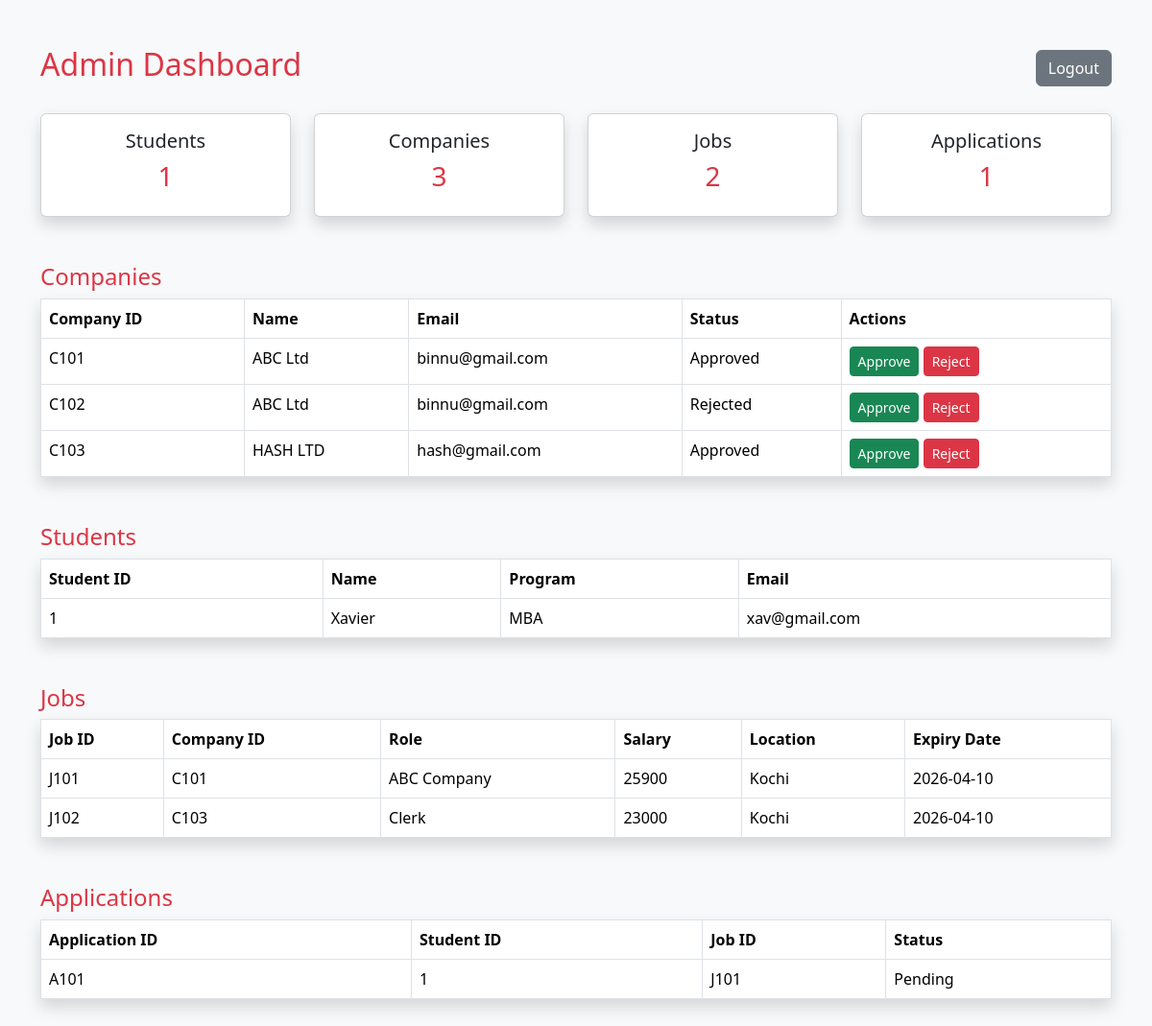
Screenshot of /admin/dashboard (signed in) with the database file from the repository.
### tables this page shows
CREATE TABLE company(
            company_id TEXT PRIMARY KEY,
            company_name TEXT,
            mobile_number TEXT,
            email_id TEXT,
            password TEXT,
            approval_status TEXT
        );

CREATE TABLE students(
            student_id TEXT PRIMARY KEY,
            student_name TEXT,
            program_name TEXT,
            mobile_number TEXT,
            email_id TEXT,
            password TEXT
        );

CREATE TABLE jobs(
            job_id TEXT PRIMARY KEY,
            company_id TEXT,
            job_role TEXT,
            salary TEXT,
            location TEXT,
            expiry_date DATE
        );

CREATE TABLE applications(
            application_id TEXT PRIMARY KEY,
            student_id TEXT,
            job_id TEXT,
            status TEXT
        );

### app.py (the view)
@app.route("/admin/dashboard")
def admin_dashboard():
    if "admin" not in session:
        return redirect("/admin/login")
    conn = get_connection()
    cursor = conn.cursor()
    cursor.execute("SELECT * FROM students")
    students = cursor.fetchall()
    cursor.execute("SELECT * FROM company")
    companies = cursor.fetchall()
    cursor.execute("SELECT * FROM jobs")
    jobs = cursor.fetchall()
    cursor.execute("SELECT * FROM applications")
    applications = cursor.fetchall()
    conn.close()
    return render_template("admindashboard.html",
                           students=students,
                           companies=companies,
                           jobs=jobs,
                           applications=applications)

### app.py (called while the page is built)
def get_connection():
    return sqlite3.connect(
        r"C:\Users\binnu\OneDrive\Desktop\iit_project\placement.db",
        timeout=10,
        check_same_thread=False
    )

### templates/admindashboard.html (shortened to what this page needs)
<!DOCTYPE html>
<html>
<head>
    <link href="https://cdn.jsdelivr.net/npm/bootstrap@5.3.3/dist/css/bootstrap.min.css" rel="stylesheet">
</head>
<body class="bg-light">
<div class="container py-5">
    <div class="d-flex justify-content-between align-items-center mb-4">
        <h2 class="text-danger">Admin Dashboard</h2>
        <a href="/admin/logout" class="btn btn-secondary">Logout</a>
    </div>
    <div class="row mb-4">
        <div class="col-md-3">
            <div class="card shadow text-center p-3">
                <h5>Students</h5>
                <h3 class="text-danger">{{ students|length }}</h3>
            </div>
        </div>
        <div class="col-md-3">
            <div class="card shadow text-center p-3">
                <h5>Companies</h5>
                <h3 class="text-danger">{{ companies|length }}</h3>
            </div>
        </div>
        <div class="col-md-3">
            <div class="card shadow text-center p-3">
                <h5>Jobs</h5>
                <h3 class="text-danger">{{ jobs|length }}</h3>
            </div>
        </div>
        <div class="col-md-3">
            <div class="card shadow text-center p-3">
                <h5>Applications</h5>
                <h3 class="text-danger">{{ applications|length }}</h3>
            </div>
        </div>
    </div>
    <h4 class="text-danger mt-5">Companies</h4>
    <table class="table table-bordered shadow bg-white">
        <tr>
            <th>Company ID</th>
            <th>Name</th>
            <th>Email</th>
            <th>Status</th>
            <th>Actions</th>
        </tr>
        {% for c in companies %}
        <tr>
            <td>{{ c[0] }}</td>
            <td>{{ c[1] }}</td>
            <td>{{ c[3] }}</td>
            <td>{{ c[5] }}</td>
            <td>
                <a href="/admin/company/approve/{{ c[0] }}" class="btn btn-success btn-sm">Approve</a>
                <a href="/admin/company/reject/{{ c[0] }}" class="btn btn-danger btn-sm">Reject</a>
            </td>
        </tr>
        {% endfor %}
    </table>
    <h4 class="text-danger mt-5">Students</h4>
    <table class="table table-bordered shadow bg-white">
        <tr>
            <th>Student ID</th>
            <th>Name</th>
            <th>Program</th>
            <th>Email</th>
        </tr>
        {% for s in students %}
        <tr>
            <td>{{ s[0] }}</td>
            <td>{{ s[1] }}</td>
            <td>{{ s[2] }}</td>
            <td>{{ s[4] }}</td>
        </tr>
        {% endfor %}
    </table>
    <h4 class="text-danger mt-5">Jobs</h4>
    <table class="table table-bordered shadow bg-white">
        <tr>
            <th>Job ID</th>
            <th>Company ID</th>
            <th>Role</th>
            <th>Salary</th>
            <th>Location</th>
            <th>Expiry Date</th>
        </tr>
        {% for j in jobs %}
        <tr>
            <td>{{ j[0] }}</td>
            <td>{{ j[1] }}</td>
            <td>{{ j[2] }}</td>
            <td>{{ j[3] }}</td>
            <td>{{ j[4] }}</td>
            <td>{{ j[5] }}</td>
        </tr>
        {% endfor %}
    </table>
    <h4 class="text-danger mt-5">Applications</h4>
    <table class="table table-bordered shadow bg-white">
        <tr>
            <th>Application ID</th>
            <th>Student ID</th>
            <th>Job ID</th>
            <th>Status</th>
        </tr>
        {% for a in applications %}
        <tr>
            <td>{{ a[0] }}</td>
            <td>{{ a[1] }}</td>
            <td>{{ a[2] }}</td>
            <td>{{ a[3] }}</td>
        </tr>
        {% endfor %}
    </table>
</div>
</body>
</html>

### rows the page displays
company: company_id "C101", company_name "ABC Ltd", email "binnu@gmail.com", approval_status "Approved"
company: company_id "C102", company_name "ABC Ltd", email "binnu@gmail.com", approval_status "Rejected"
company: company_id "C103", company_name "HASH LTD", email "hash@gmail.com", approval_status "Approved"
students: student_id "1", student_name "Xavier", program_name "MBA", email "xav@gmail.com"
jobs: job_id "J101", company "C101", job_role "ABC Company", salary "25900", location "Kochi", expiry_date "2026-04-10"
jobs: job_id "J102", company "C103", job_role "Clerk", salary "23000", location "Kochi", expiry_date "2026-04-10"
applications: application_id "A101", student "1", job "J101", status "Pending"

### other values shown
{{ students|length }} "1"
{{ companies|length }} "3"
{{ jobs|length }} "2"
{{ applications|length }} "1"
